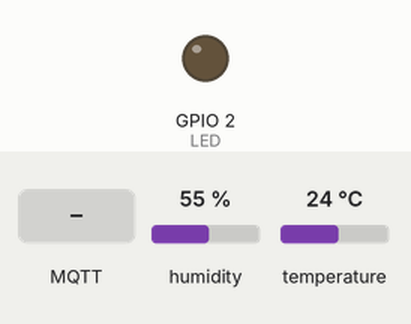
Recording of a sketch running on a simulated ESP32. Parts: output pins drawn as LEDs (lit = HIGH). Inputs (shaded band) come from the test bench; at power-on: humidity 55 %, temperature 24 °C. WiFi joins after 1.5 s; servers stay silent unless stated; no MQTT or app messages arrive unless stated.

Above: at 2.7 s.
2.8 s: MQTT message "ON" arrives on the first subscribed topic
At 7.3 s:
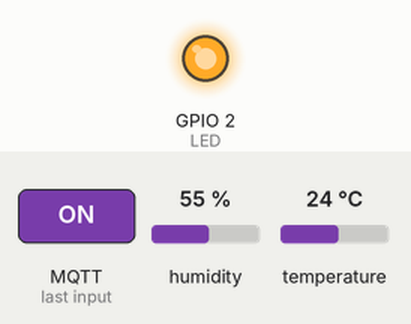
8.1 s: MQTT message "OFF" arrives on the first subscribed topic
At 12.0 s:
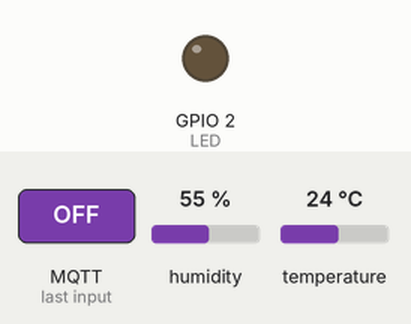
Timing chart, 0 to 13.5 s (numbered marks = the images above; inputs shaded):
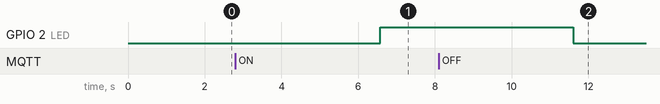

The sketch:

mqtt_sensor.ino
```cpp
/*
  Project: MQTT Sensor Publisher
  Author: Advait Khajuria
  IIT Jammu Summer School 2026

  Publishes DHT11 data to HiveMQ every 5 seconds.
*/

#include <WiFi.h>
#include <PubSubClient.h>
#include <DHT.h>

#define DHTPIN 4
#define DHTTYPE DHT11
#define LED 2

const char* ssid = "YOUR_WIFI_NAME";
const char* password = "YOUR_WIFI_PASSWORD";

const char* mqttServer = "broker.hivemq.com";
const int mqttPort = 1883;

WiFiClient espClient;
PubSubClient client(espClient);

DHT dht(DHTPIN, DHTTYPE);

void callback(char* topic, byte* payload, unsigned int length) {

  String message = "";

  for (int i = 0; i < length; i++)
    message += (char)payload[i];

  if (message == "ON")
    digitalWrite(LED, HIGH);

  if (message == "OFF")
    digitalWrite(LED, LOW);
}

void reconnect() {

  while (!client.connected()) {

    if (client.connect("ESP32Client")) {

      client.subscribe("iitjammu/summer26/advait/led_control");

    } else {

      delay(2000);
    }
  }
}

void setup() {

  pinMode(LED, OUTPUT);

  Serial.begin(115200);

  dht.begin();

  WiFi.begin(ssid, password);

  while (WiFi.status() != WL_CONNECTED)
    delay(500);

  client.setServer(mqttServer, mqttPort);
  client.setCallback(callback);
}

void loop() {

  if (!client.connected())
    reconnect();

  client.loop();

  float temp = dht.readTemperature();
  float hum = dht.readHumidity();

  String tempJson =
      "{\"value\": " + String(temp) +
      ", \"unit\": \"C\", \"ts\": " +
      String(millis()) + "}";

  String humJson =
      "{\"value\": " + String(hum) +
      ", \"unit\": \"%\", \"ts\": " +
      String(millis()) + "}";

  client.publish(
      "iitjammu/summer26/advait/temperature",
      tempJson.c_str());

  client.publish(
      "iitjammu/summer26/advait/humidity",
      humJson.c_str());

  delay(5000);
}
```

Measured:
- after the input at 2.8 s, GPIO 2 (LED): LOW → HIGH after 3.8 s
- after the input at 8.1 s, GPIO 2 (LED): HIGH → LOW after 3.5 s
